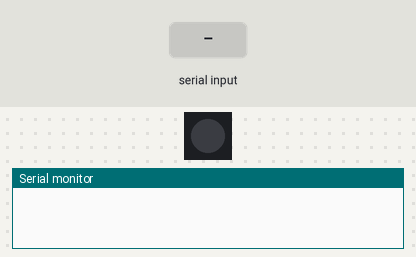
This sketch was run on a simulated ESP8266 (NodeMCU). Parts: 1 RGB LEDs in strip order, left to right, the last lines printed to the serial monitor. Inputs (shaded band) come from the test bench. Colours are those a GRB WS2812 strip shows for the declared byte order.

Above: at 2.8 s.
2.9 s: byte 30 received over Serial
At 3.4 s:
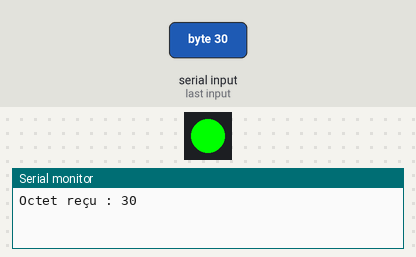
Timing chart, 0 to 12.4 s (numbered marks = the images above; inputs shaded):
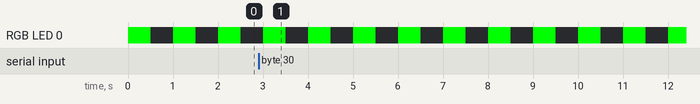

The sketch:

tp.ino
```cpp
#include "FastLED.h"

#define BUZZER_PIN D4
#define TRIGGER_BUZZER_BYTE 98
#define LED_COUNT 1
#define LED_PIN D2

CRGB strip[LED_COUNT];
//gamme musicale
int frequence[] = {262, 294, 330, 349, 370, 392, 440, 494};
int incomingByte = 0; //pour stocker l'octet reçu par la liaison série

void setup() {
  // put your setup code here, to run once:
  Serial.begin(9600);

  FastLED.addLeds<WS2812B, LED_PIN, RGB>(strip, LED_COUNT);
}

void loop() {
  // send data only when you receive data:
  if (Serial.available() > 0) {
    // read the incoming byte:
    incomingByte = Serial.read();
    Serial.print("Octet reçu : ");
    Serial.println(incomingByte, DEC);

    //si le charactère de déclenchement est reçu
    if(incomingByte == TRIGGER_BUZZER_BYTE) {
      Serial.println("Buzzer déclenché");
      for (int i = 0; i < 8; i++) {
        //joue chaque note pendant 0.5s
        tone(BUZZER_PIN, frequence[i], 500);
        delay(500);
      }
    }
  }

  //fait clignoter la LED
  for (int i = 0; i < LED_COUNT; i++) {
    strip[i] = CRGB::Red;
  }
  FastLED.show();
  delay(500);
  for (int i = 0; i < LED_COUNT; i++)
  {
    strip[i] = CRGB::Black;
  }
  FastLED.show();
  delay(500);
}
```
